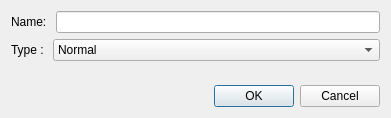
<?xml version="1.0" encoding="UTF-8"?>
<ui version="4.0">
 <class>AddActorDialog</class>
 <widget class="QDialog" name="AddActorDialog">
  <property name="geometry">
   <rect>
    <x>0</x>
    <y>0</y>
    <width>391</width>
    <height>118</height>
   </rect>
  </property>
  <property name="windowTitle">
   <string>Add Actor</string>
  </property>
  <layout class="QVBoxLayout" name="verticalLayout">
   <item>
    <layout class="QHBoxLayout" name="horizontalLayout" stretch="0,9">
     <item>
      <widget class="QLabel" name="label">
       <property name="text">
        <string>Name: </string>
       </property>
      </widget>
     </item>
     <item>
      <widget class="QLineEdit" name="actorNameLineEdit"/>
     </item>
    </layout>
   </item>
   <item>
    <layout class="QHBoxLayout" name="horizontalLayout_2" stretch="0,9">
     <item>
      <widget class="QLabel" name="label_2">
       <property name="text">
        <string>Type : </string>
       </property>
      </widget>
     </item>
     <item>
      <widget class="QComboBox" name="actorTypeComboBox">
       <item>
        <property name="text">
         <string>Normal</string>
        </property>
       </item>
       <item>
        <property name="text">
         <string>View</string>
        </property>
       </item>
       <item>
        <property name="text">
         <string>Canvas</string>
        </property>
       </item>
       <item>
        <property name="text">
         <string>Wire Frame Region</string>
        </property>
       </item>
       <item>
        <property name="text">
         <string>Filled Region</string>
        </property>
       </item>
       <item>
        <property name="text">
         <string>Label</string>
        </property>
       </item>
      </widget>
     </item>
    </layout>
   </item>
   <item>
    <spacer name="verticalSpacer">
     <property name="orientation">
      <enum>Qt::Vertical</enum>
     </property>
     <property name="sizeHint" stdset="0">
      <size>
       <width>20</width>
       <height>40</height>
      </size>
     </property>
    </spacer>
   </item>
   <item>
    <layout class="QHBoxLayout" name="horizontalLayout_3">
     <item>
      <spacer name="horizontalSpacer">
       <property name="orientation">
        <enum>Qt::Horizontal</enum>
       </property>
       <property name="sizeHint" stdset="0">
        <size>
         <width>40</width>
         <height>20</height>
        </size>
       </property>
      </spacer>
     </item>
     <item>
      <widget class="QPushButton" name="okBtn">
       <property name="text">
        <string>OK</string>
       </property>
      </widget>
     </item>
     <item>
      <widget class="QPushButton" name="cancelBtn">
       <property name="text">
        <string>Cancel</string>
       </property>
      </widget>
     </item>
    </layout>
   </item>
  </layout>
 </widget>
 <resources/>
 <connections/>
</ui>
